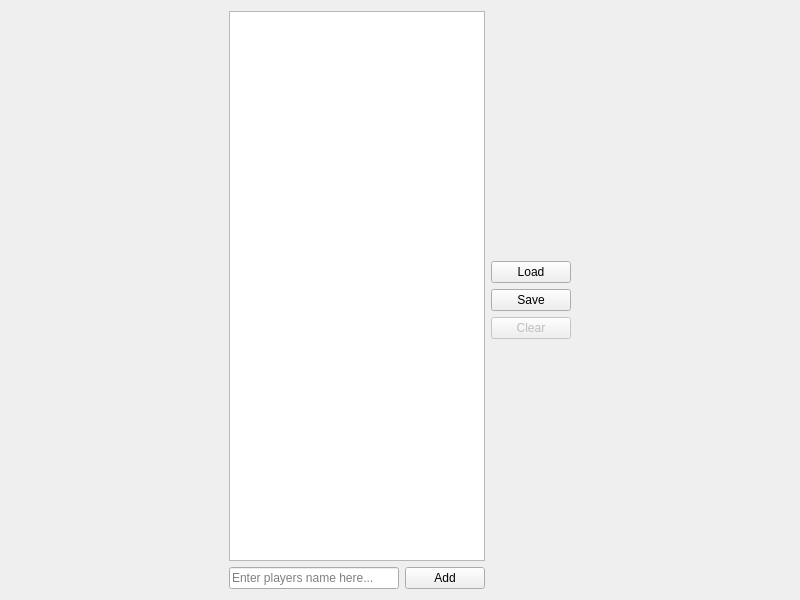
<?xml version="1.0" encoding="UTF-8"?>
<ui version="4.0">
 <class>ReservedSlotsWidget</class>
 <widget class="QWidget" name="ReservedSlotsWidget">
  <property name="geometry">
   <rect>
    <x>0</x>
    <y>0</y>
    <width>800</width>
    <height>600</height>
   </rect>
  </property>
  <layout class="QGridLayout" name="gridLayout">
   <item row="0" column="1">
    <layout class="QGridLayout" name="gridLayout_6">
     <item row="3" column="0">
      <widget class="QLineEdit" name="lineEdit_rs_player">
       <property name="placeholderText">
        <string>Enter players name here...</string>
       </property>
       <property name="clearButtonEnabled">
        <bool>true</bool>
       </property>
      </widget>
     </item>
     <item row="3" column="1" colspan="4">
      <widget class="QPushButton" name="pushButton_rs_add">
       <property name="text">
        <string>Add</string>
       </property>
       <property name="icon">
        <iconset resource="../OpenRcon.qrc">
         <normaloff>:/icons/add.png</normaloff>:/icons/add.png</iconset>
       </property>
      </widget>
     </item>
     <item row="0" column="5" rowspan="4">
      <layout class="QVBoxLayout" name="verticalLayout">
       <item>
        <spacer name="verticalSpacer_4">
         <property name="orientation">
          <enum>Qt::Vertical</enum>
         </property>
         <property name="sizeHint" stdset="0">
          <size>
           <width>20</width>
           <height>40</height>
          </size>
         </property>
        </spacer>
       </item>
       <item>
        <widget class="QPushButton" name="pushButton_rs_load">
         <property name="text">
          <string>Load</string>
         </property>
         <property name="icon">
          <iconset resource="../frostbite/Frostbite.qrc">
           <normaloff>:/frostbite/icons/load.png</normaloff>:/frostbite/icons/load.png</iconset>
         </property>
        </widget>
       </item>
       <item>
        <widget class="QPushButton" name="pushButton_rs_save">
         <property name="text">
          <string>Save</string>
         </property>
         <property name="icon">
          <iconset resource="../frostbite/Frostbite.qrc">
           <normaloff>:/frostbite/icons/save.png</normaloff>:/frostbite/icons/save.png</iconset>
         </property>
        </widget>
       </item>
       <item>
        <widget class="QPushButton" name="pushButton_rs_clear">
         <property name="enabled">
          <bool>false</bool>
         </property>
         <property name="text">
          <string>Clear</string>
         </property>
         <property name="icon">
          <iconset resource="../frostbite/Frostbite.qrc">
           <normaloff>:/frostbite/icons/clear.png</normaloff>:/frostbite/icons/clear.png</iconset>
         </property>
        </widget>
       </item>
       <item>
        <spacer name="verticalSpacer_5">
         <property name="orientation">
          <enum>Qt::Vertical</enum>
         </property>
         <property name="sizeHint" stdset="0">
          <size>
           <width>20</width>
           <height>40</height>
          </size>
         </property>
        </spacer>
       </item>
      </layout>
     </item>
     <item row="0" column="0" rowspan="3" colspan="5">
      <widget class="QListWidget" name="listWidget_rs_reservedSlotsList">
       <property name="contextMenuPolicy">
        <enum>Qt::CustomContextMenu</enum>
       </property>
      </widget>
     </item>
    </layout>
   </item>
   <item row="0" column="0">
    <spacer name="horizontalSpacer">
     <property name="orientation">
      <enum>Qt::Horizontal</enum>
     </property>
     <property name="sizeHint" stdset="0">
      <size>
       <width>40</width>
       <height>20</height>
      </size>
     </property>
    </spacer>
   </item>
   <item row="0" column="2">
    <spacer name="horizontalSpacer_2">
     <property name="orientation">
      <enum>Qt::Horizontal</enum>
     </property>
     <property name="sizeHint" stdset="0">
      <size>
       <width>40</width>
       <height>20</height>
      </size>
     </property>
    </spacer>
   </item>
  </layout>
 </widget>
 <resources>
  <include location="../frostbite/Frostbite.qrc"/>
  <include location="../OpenRcon.qrc"/>
 </resources>
 <connections/>
</ui>
